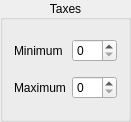
       <widget class="QGroupBox" name="Taxes">
        <property name="geometry">
         <rect>
          <x>180</x>
          <y>20</y>
          <width>131</width>
          <height>122</height>
         </rect>
        </property>
        <property name="title">
         <string>Taxes</string>
        </property>
        <property name="alignment">
         <set>Qt::AlignCenter</set>
        </property>
        <layout class="QGridLayout" name="gridLayout_2">
         <item row="0" column="1">
          <widget class="QSpinBox" name="TaxesMin">
           <property name="toolTip">
            <string>&lt;html&gt;&lt;head/&gt;&lt;body&gt;&lt;p&gt;Minimum taxes allowed. 0 to 11 beeing the steps from +7 popularity to -24 popularity by taxes in the keep.&lt;/p&gt;&lt;/body&gt;&lt;/html&gt;</string>
           </property>
           <property name="suffix">
            <string/>
           </property>
           <property name="minimum">
            <number>0</number>
           </property>
           <property name="maximum">
            <number>11</number>
           </property>
           <property name="value">
            <number>0</number>
           </property>
          </widget>
         </item>
         <item row="1" column="1">
          <widget class="QSpinBox" name="TaxesMax">
           <property name="toolTip">
            <string>&lt;html&gt;&lt;head/&gt;&lt;body&gt;&lt;p&gt;Maximum of Taxes allowed. 0 to 11 beeing the steps from +7 popularity to -24 popularity by taxes in the keep.&lt;/p&gt;&lt;/body&gt;&lt;/html&gt;</string>
           </property>
           <property name="suffix">
            <string/>
           </property>
           <property name="minimum">
            <number>0</number>
           </property>
           <property name="maximum">
            <number>11</number>
           </property>
          </widget>
         </item>
         <item row="0" column="0">
          <widget class="QLabel" name="label_5">
           <property name="text">
            <string>Minimum</string>
           </property>
          </widget>
         </item>
         <item row="1" column="0">
          <widget class="QLabel" name="label_6">
           <property name="text">
            <string>Maximum</string>
           </property>
          </widget>
         </item>
        </layout>
       </widget>
